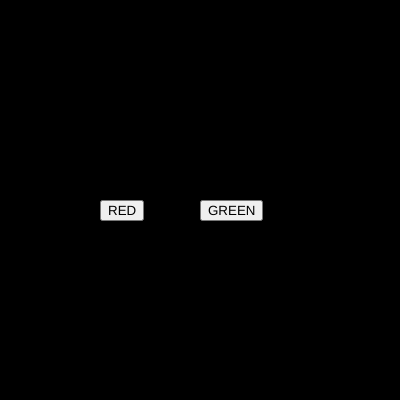
Frame 1 (no input)
Frame 60 (no input): identical to frame 1, image omitted
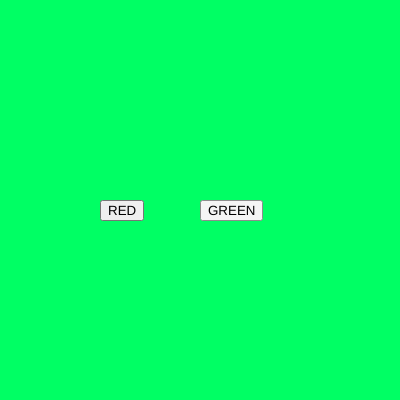
Frame 120 (the mouse pressed at the canvas centre since frame 60)

The p5.js sketch that drew these frames (run headless with seeded random() and noise() and a simulated clock; from frame 60 on, the mouse is pressed at the canvas centre):

// p5.js sketch
// ── sketch.js
var btn_red;
var btn_green;

var r = 0;
var g = 0;
var b = 0;

function setup() {
  createCanvas(400, 400);  
  btn_red = createButton("RED");
  btn_red.position(100,200);
  btn_red.mousePressed(red_bg);
  btn_green=createButton("GREEN")
  btn_green.position(200,200);
  btn_green.mousePressed(green_bg);
}

function draw() {
  background(r,g,b);

}

function red_bg()
{
  r = 255;
  g = 0;
  b = 0;
}

function green_bg()
{
  r = 0;
  g = 255;
  b = 100;
}
